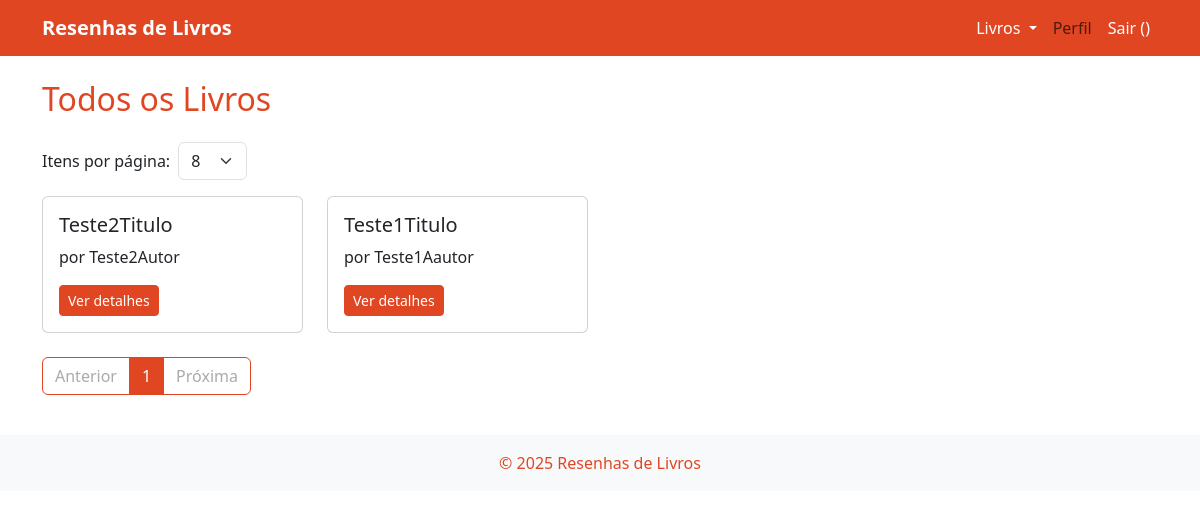
The page /livro/listar_livros/ on the database as committed earlier.
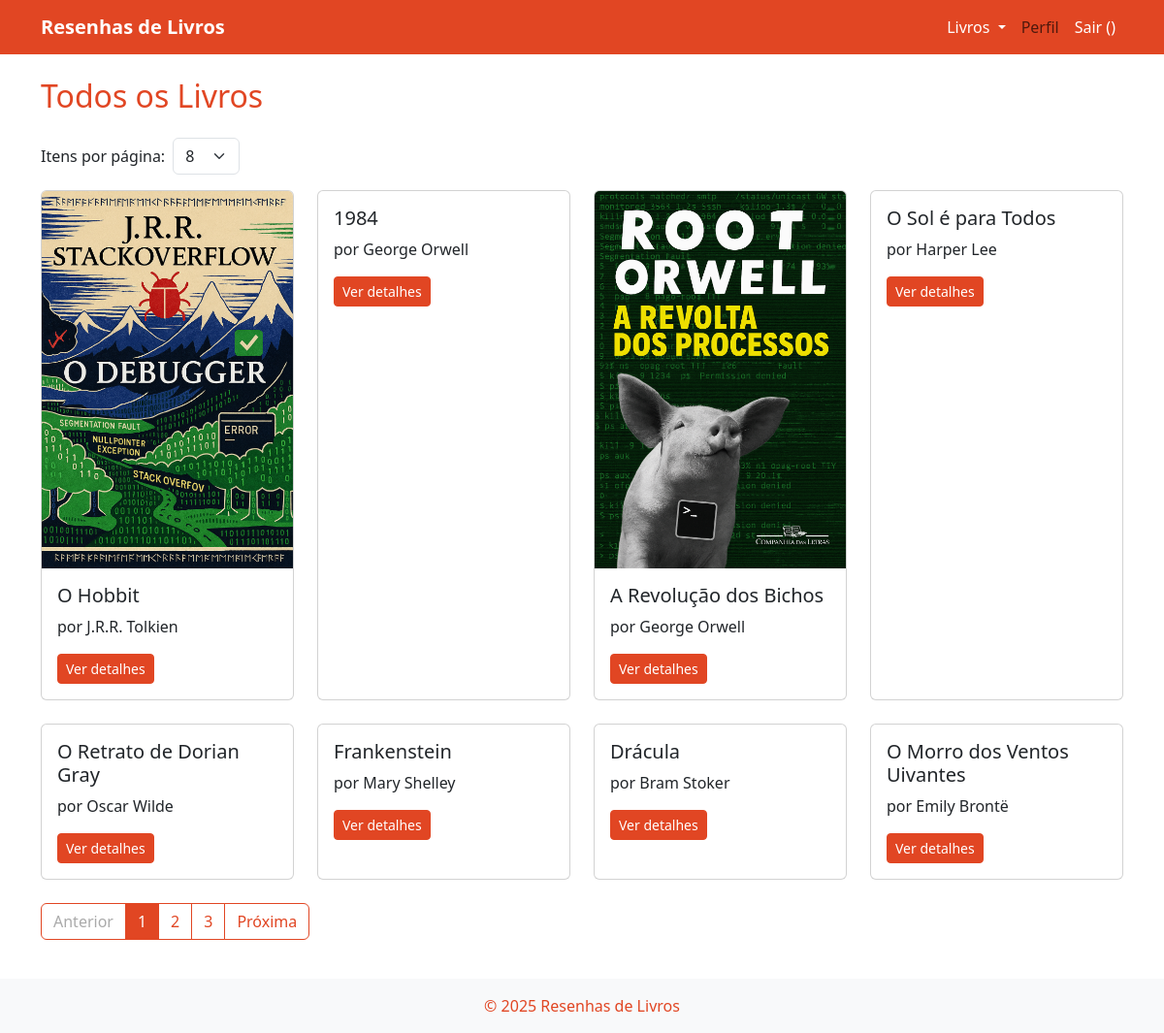
The same page on the database as committed later.
### livros/models.py (models this page shows, shortened)
class Livro(models.Model):
    titulo = models.CharField(max_length=200)
    autor = models.CharField(max_length=100)
    data_publicacao = models.DateField()
    sinopse = models.TextField(blank=True)
    capa = models.ImageField(upload_to='capas/', blank=True, null=True)
    tags = models.ManyToManyField(Tag, blank=True, related_name='livros')

### livros/views.py (the view)
# urls.py: path('listar_livros/', views.listar_livros, name='listar_livros'),
def listar_livros(request):
    quantidade = request.GET.get('quantidade', '8')
    try:
        quantidade = int(quantidade)
        if quantidade not in [8, 16, 24]:
            quantidade = 8
    except ValueError:
        quantidade = 8
    livros = Livro.objects.all().order_by('-id')
    paginator = Paginator(livros, quantidade)
    page_number = request.GET.get('page', 1)
    page_obj = paginator.get_page(page_number)
    return render(request, 'livros/listar_livros.html', {
        'page_obj': page_obj,
        'quantidade': quantidade,
    })

### livros/templates/livros/listar_livros.html (shortened to what this page needs)
{% extends 'livros/base.html' %}
{% block content %}
{% if busca %}
    <h2 class="main-color mb-4">Resultados para: <strong>{{ busca }}</strong></h2>
{% else %}
    <h2 class="main-color mb-4">Todos os Livros</h2>
{% endif %}
<form method="get" class="mb-3 d-flex align-items-center gap-2">
    <label for="quantidade" class="form-label mb-0">Itens por página:</label>
    <select name="quantidade" id="quantidade" class="form-select w-auto" onchange="this.form.submit()">
        <option value="8" {% if quantidade == 8 %}selected{% endif %}>8</option>
    </select>
</form>
<div class="row">
    {% if page_obj.object_list %}
        {% for livro in page_obj %}
            <div class="col-md-3 mb-4">
                <div class="card h-100">
                    {% if livro.capa %}
                        <img src="{{ livro.capa.url }}" class="card-img-top" alt="{{ livro.titulo }}">
                    {% endif %}
                    <div class="card-body">
                        <h5 class="card-title">{{ livro.titulo }}</h5>
                        <p class="card-text">por {{ livro.autor }}</p>
                        <div class="d-flex gap-2">
                            <a href="{% url 'detalhe_livro' livro.id %}" class="btn btn-main btn-sm">Ver detalhes</a>
                        </div>
                    </div>
                </div>
            </div>
        {% endfor %}
        <nav aria-label="Paginação de livros">
            <ul class="pagination">
                {% if page_obj.has_previous %}
                    <li class="page-item">
                        <a class="page-link" href="?page={{ page_obj.previous_page_number }}&quantidade={{ quantidade }}">Anterior</a>
                    </li>
                {% else %}
                    <li class="page-item disabled"><span class="page-link">Anterior</span></li>
                {% endif %}
                {% for num in page_obj.paginator.page_range %}
                    {% if page_obj.number == num %}
                        <li class="page-item active"><span class="page-link">{{ num }}</span></li>
                    {% elif num > page_obj.number|add:'-3' and num < page_obj.number|add:'3' %}
                        <li class="page-item">
                            <a class="page-link" href="?page={{ num }}&quantidade={{ quantidade }}">{{ num }}</a>
                        </li>
                    {% endif %}
                {% endfor %}
                {% if page_obj.has_next %}
                    <li class="page-item">
                        <a class="page-link" href="?page={{ page_obj.next_page_number }}&quantidade={{ quantidade }}">Próxima</a>
                    </li>
                {% else %}
                    <li class="page-item disabled"><span class="page-link">Próxima</span></li>
                {% endif %}
            </ul>
        </nav>
    {% else %}
        <p>Nenhum livro cadastrado ainda.</p>
    {% endif %}
</div>
{% endblock %}

### livros/templates/livros/base.html (shortened to what this page needs)
<!DOCTYPE html>
<html lang="pt-br">
<head>
    <link href="https://cdn.jsdelivr.net/npm/bootstrap@5.3.3/dist/css/bootstrap.min.css" rel="stylesheet">
</head>
<body>
    <nav class="navbar navbar-expand-lg bg-main mb-4">
        <div class="container">
            <a class="navbar-brand fw-bold" href="/" style="color: #fff;">Resenhas de Livros</a>
            <div class="collapse navbar-collapse" id="navbarNav">
                <ul class="navbar-nav ms-auto">
                    <li class="nav-item dropdown">
                        <a class="nav-link dropdown-toggle" href="{% url 'listar_livros' %}" id="livrosDropdown"
                            role="button" data-bs-toggle="dropdown" aria-expanded="false" style="color: #fff;">
                            Livros
                        </a>
                    </li>
                    <li class="nav-item"><a class="nav-link" href="#">Perfil</a></li>
                    <li class="nav-item">
                        <form action="{% url 'logout' %}" method="post" style="display:inline;">
                            <button class="btn btn-link nav-link" type="submit"
                                style="color: #fff; text-decoration: none;">
                                Sair ({{ user.username }})
                            </button>
                        </form>
                    </li>
                </ul>
            </div>
        </div>
    </nav>
    <div class="container">
        {% block content %}
        {% endblock %}
    </div>
    <footer class="bg-light text-center py-3 mt-4">
        <span class="main-color">&copy; {{ year|default:"2025" }} Resenhas de Livros</span>
    </footer>
</body>
</html>

### livros/templates/livros/base.html (style rules this page uses)
.main-color { color: #e14623; }
.bg-main { background-color: #e14623; color: #fff; }
.btn { margin-top: 0 !important; }
.btn-main, .btn-main:active, .btn-main:focus { background-color: #e14623; border-color: #e14623; color: #fff; }
.pagination .page-link, .pagination .page-link:focus { color: #e14623; border-color: #e14623; }
.pagination .page-item.active .page-link { background-color: #e14623; border-color: #e14623; color: #fff; }
.pagination .page-item.disabled .page-link { color: #aaa; background-color: #fff; border-color: #e14623; }

Rows that differ between the two databases and show on the page:
no longer on this page (row edited): Livro: titulo "Teste2Titulo", autor "Teste2Autor"
no longer on this page (row edited): Livro: titulo "Teste1Titulo", autor "Teste1Aautor"
added Livro: capa (picture), titulo "O Hobbit", autor "J.R.R. Tolkien"
added Livro: titulo "1984", autor "George Orwell"
added Livro: capa (picture), titulo "A Revolução dos Bichos", autor "George Orwell"
added Livro: titulo "O Sol é para Todos", autor "Harper Lee"
added Livro: titulo "O Retrato de Dorian Gray", autor "Oscar Wilde"
added Livro: titulo "Frankenstein", autor "Mary Shelley"
added Livro: titulo "Drácula", autor "Bram Stoker"
added Livro: titulo "O Morro dos Ventos Uivantes", autor "Emily Brontë"
Other text that changed with them:
new list line: "2"
new list line: "3"
